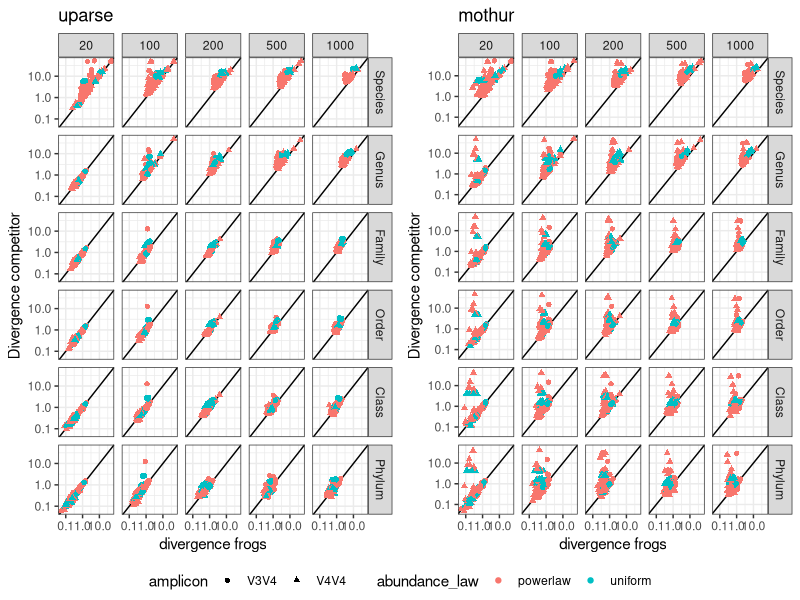
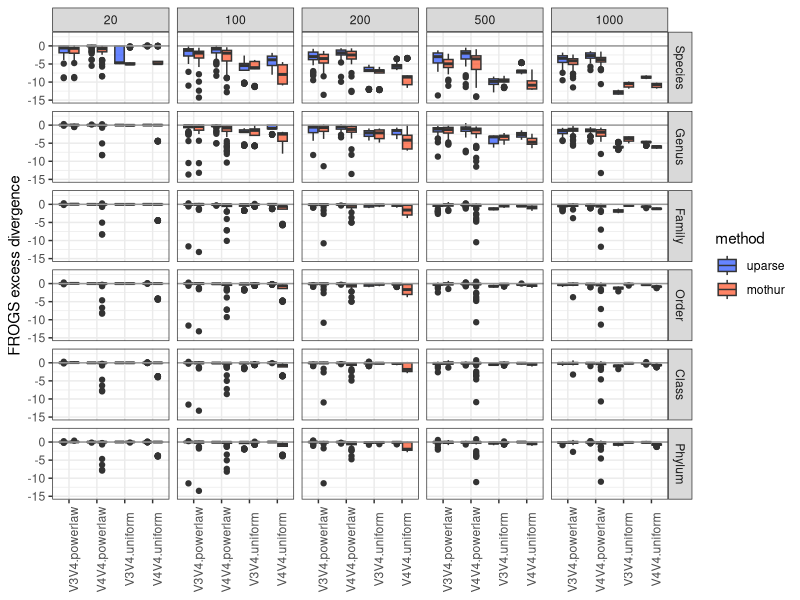
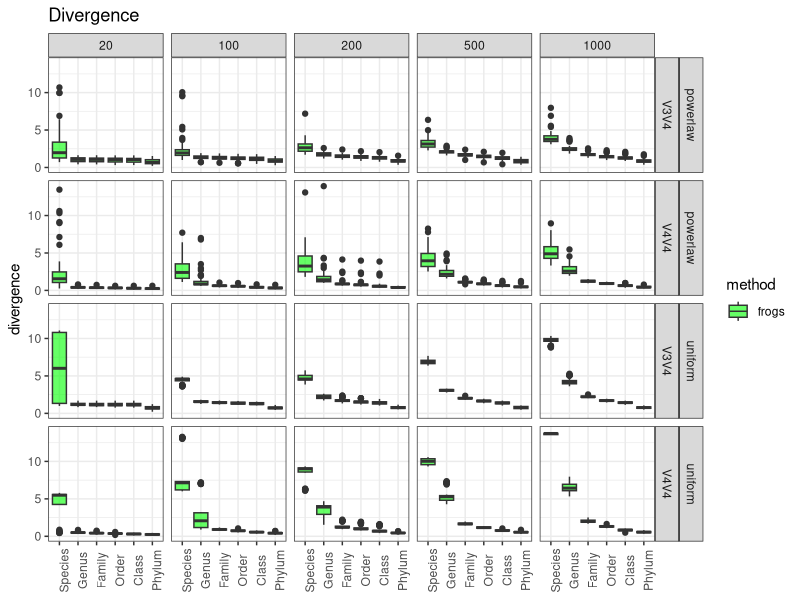
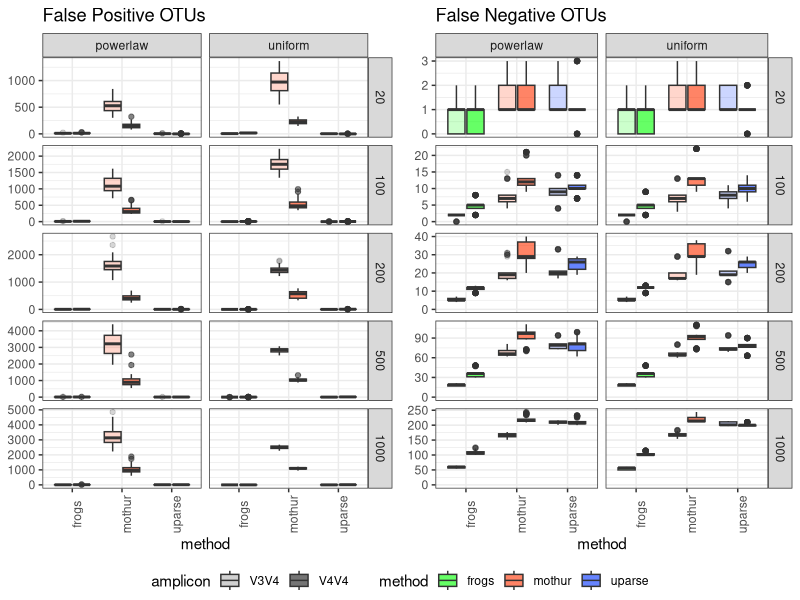
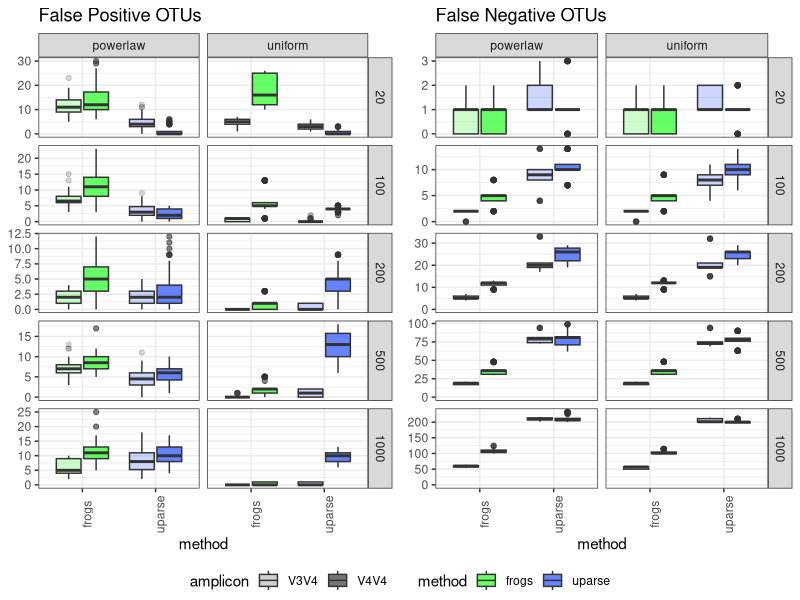
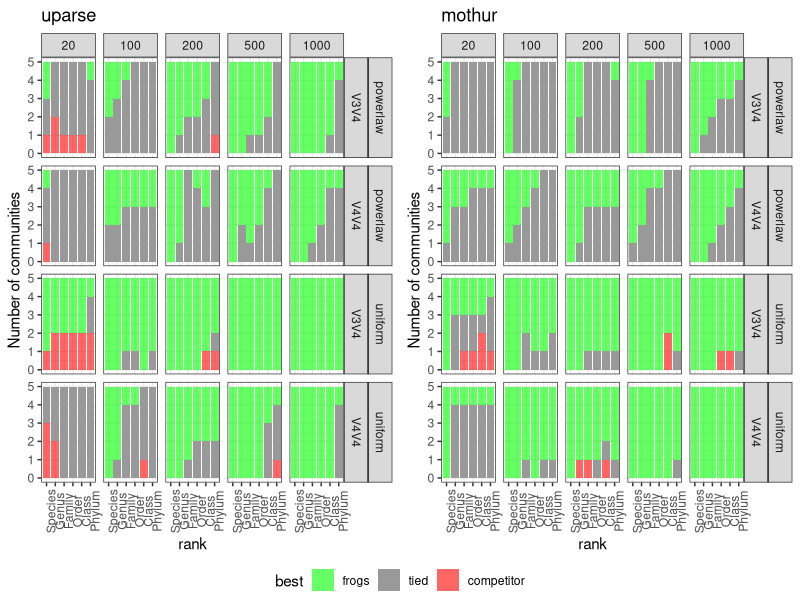
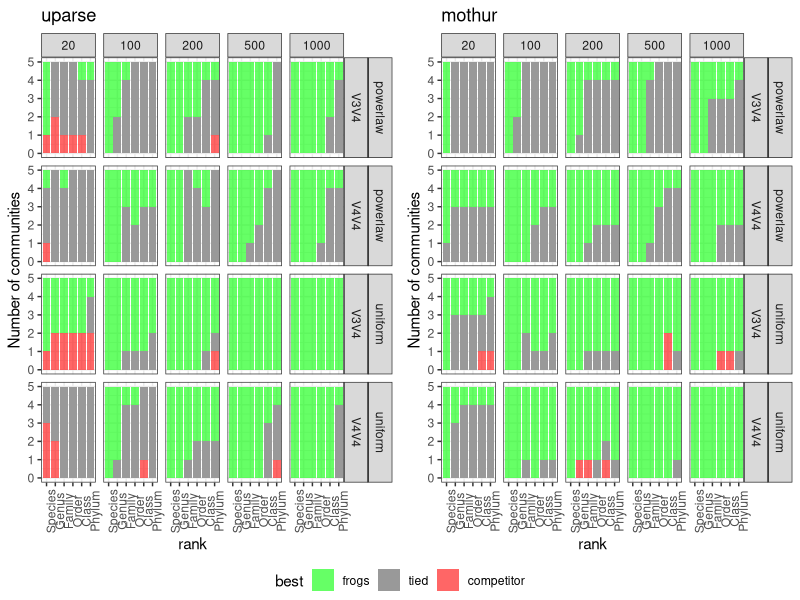
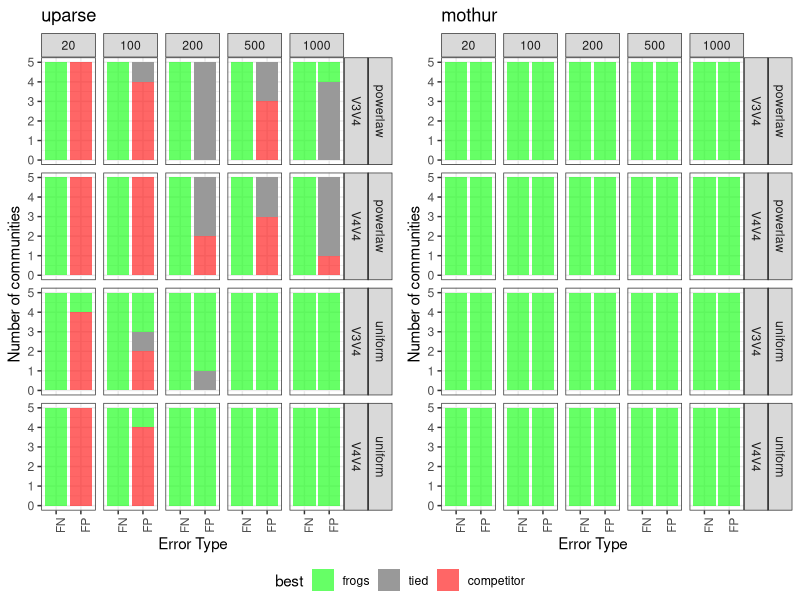

Here is the R script that generated these plots, in order: (Note: this script raises an error after producing the figures.)
## ---- chunk 1
#setwd("~/Research_Projects/Microbiota/Geraldine/")
knitr::opts_chunk$set(echo = FALSE, cache = TRUE, message = FALSE, 
                      fig.path = "Figures_20160722/Fig-english/", 
                      cache.path = "cache/english/")
## ---- chunk 2
library(reshape2)
library(ggplot2)
library(dplyr)
library(grid)
library(gridExtra)
library(knitr)
## ---- chunk 3
manual.palette <- c("frogs"      = rgb(0, 1, 0, alpha = 0.6, maxColorValue = 1), 
                    "tied"       = "grey60", 
                    "competitor" = rgb(1, 0, 0, alpha = 0.6, maxColorValue = 1), 
                    "mothur"     = rgb(1, 0.2, 0, alpha = 0.6, maxColorValue = 1), 
                    "mothur_sop" = rgb(1, 0.5, 0, alpha = 0.6, maxColorValue = 1),                   
                    "uparse"     = rgb(0, 0.2, 1, alpha = 0.6, maxColorValue = 1), 
                    "uparse_sop" = rgb(0, 0.5, 1, alpha = 0.6, maxColorValue = 1))
## ---- chunk 4
## http://stackoverflow.com/questions/13649473/add-a-common-legend-for-combined-ggplots
grid_arrange_shared_legend <- function(..., ncol = 1) {
  require(grid)
    plots <- list(...)
    if (length(plots) == 1) { ## already a list of plots
      plots <- plots[[1]]
    }
    g <- ggplotGrob(plots[[1]] + theme(legend.position="bottom"))$grobs
    legend <- g[[which(sapply(g, function(x) x$name) == "guide-box")]]
    lheight <- sum(legend$height)
    grid.arrange(
        do.call(arrangeGrob, c(lapply(plots, function(x)
            x + theme(legend.position="none")), ncol = ncol)),
        legend,
        nrow = 2,
        heights = unit.c(unit(1, "npc") - lheight, lheight))
}
generate_barplot <- function(p, data, vbl, ylab = "share of communities") {
  levs <- levels(data[[vbl]])
  result <- lapply(levs, 
                   function(lev) { p + geom_bar(data = filter_(data, 
                                                          lazyeval::interp(~variable == value, variable = as.name(vbl), value = lev))) + 
                                        labs(y = ylab) + ggtitle(lev)})
  return(result)
}

generate_pointplot <- function(p, data, vbl, ylab = "Divergence competitor") {
  levs <- levels(data[[vbl]])
  result <- lapply(levs, 
                   function(lev) { p + geom_point(data = filter_(data, 
                                                          lazyeval::interp(~variable == value, variable = as.name(vbl), value = lev))) + 
                                        labs(y = ylab) + ggtitle(lev)})
  return(result)
}
## ---- chunk 5
read.table("reel.tsv", sep = "\t", header = TRUE) %>% group_by(nb_OTU, amplicon, abundance_law) %>% summarize(count = n()/3) %>% kable()
## ---- chunk 6
data <- read.table("silva.tsv", sep = "\t", header = TRUE)
## ---- chunk 7
data$nb_OTU <- as.numeric(sub("sp", "", data$nb_OTU))
if ("OTU.lost" %in% names(data)) {
data <- data %>% mutate(OTU.lost = -OTU.lost) %>%
  melt(id.vars = c("databank", "nb_OTU", "dataset", 
                   "set_number", "amplicon", "abundance_law", "method"), 
       value.name = "divergence", 
       variable.name = "rank")
  levels(data$rank) <- c(levels(data$rank)[1:(length(levels(data$rank))-2)], "FN", "FP")
} else {
data <- data %>% 
  melt(id.vars = c("databank", "nb_OTU", "dataset", 
                   "set_number", "amplicon", "abundance_law", "method"), 
       value.name = "divergence", 
       variable.name = "rank")
  
}
data.2 <- data %>% dcast(databank + nb_OTU + dataset + set_number + amplicon + abundance_law + rank ~ method, value.var = "divergence", fun.aggregate = mean) %>% 
  melt(id.vars = c("databank", "nb_OTU", "dataset", 
                   "set_number", "amplicon", "abundance_law", "rank", "frogs"), 
       value.name = "divergence", 
       variable.name = "method")
## ---- chunk 8
data.2 <- data.2 %>% mutate(method = factor(method, levels = c("uparse", "mothur")))
## ---- chunk 9
data.otus <- filter(data, (rank %in% c("FP", "FN"))) %>% mutate(error_type = rank)
data <- filter(data, !(rank %in% c("FP", "FN"))) %>% mutate(rank = factor(rank))
data.otus.2 <- filter(data.2, (rank %in% c("FP", "FN"))) %>% mutate(error_type = rank)
data.2 <- filter(data.2, !(rank %in% c("FP", "FN"))) %>% mutate(rank = factor(rank))
## ---- chunk 10
p <- ggplot(data = data.2, mapping = aes(x = frogs, y = divergence, color = abundance_law, shape = amplicon)) + facet_grid(rank ~ nb_OTU) + geom_abline(slope = 1, intercept = 0) + theme_bw() + scale_x_log10() + scale_y_log10() + xlab("divergence frogs")
plot.list <- generate_pointplot(p, data = data.2, vbl="method", ylab = "Divergence competitor")
grid_arrange_shared_legend(plot.list, ncol = 2)
## ---- chunk 11
p <- ggplot(data.2, mapping = aes(x = interaction(amplicon, abundance_law), y = frogs - divergence, fill = method)) + facet_grid(rank ~ nb_OTU, scales = "fixed") + geom_boxplot() + theme_bw() + scale_y_continuous(limits = c(-15, 3)) + theme(axis.text.x = element_text(angle = 90)) + scale_fill_manual(values = manual.palette) + xlab(NULL) + ylab("FROGS excess divergence") + geom_hline(yintercept = 0, col = "grey60")
plot(p)
## ---- chunk 12
p <- ggplot(filter(data, method == "frogs"), mapping = aes(x = rank, y = divergence, fill = method)) + facet_grid(abundance_law + amplicon ~ nb_OTU, scales = "fixed") + geom_boxplot() + theme_bw() + scale_y_continuous(limits = c(0, 14)) + theme(axis.text.x = element_text(angle = 90)) + scale_fill_manual(values = manual.palette) + xlab(NULL) + ggtitle("Divergence")
plot(p)
## ---- chunk 13
p <- ggplot(data.otus, mapping = aes(x = method, fill = method, y = divergence, alpha = amplicon)) + facet_grid(nb_OTU ~ abundance_law, scales = "free_y") + theme_bw() + scale_y_continuous(limits = c(0, NA)) + theme(axis.text.x = element_text(angle = 90)) + scale_fill_manual(values = manual.palette) + scale_color_manual(values = manual.palette) + scale_alpha_discrete(guide = guide_legend(override.aes = list(fill = "grey10")), range = c(0.2, 0.6)) + ylab(NULL)
p.fn <- p + geom_boxplot(data = filter(data.otus, error_type == "FN")) + ggtitle("False Negative OTUs")
p.fp <- p + geom_boxplot(data = filter(data.otus, error_type == "FP")) + ggtitle("False Positive OTUs")
grid_arrange_shared_legend(p.fp, p.fn, ncol = 2)
## ---- chunk 14
p <- ggplot(data.otus, mapping = aes(x = method, fill = method, y = divergence, alpha = amplicon)) + facet_grid(nb_OTU ~ abundance_law, scales = "free_y") + theme_bw() + scale_y_continuous(limits = c(0, NA)) + theme(axis.text.x = element_text(angle = 90)) + scale_fill_manual(values = manual.palette) + scale_color_manual(values = manual.palette) + scale_alpha_discrete(guide = guide_legend(override.aes = list(fill = "grey10")), range = c(0.2, 0.6)) + ylab(NULL)
p.fn <- p + geom_boxplot(data = filter(data.otus, error_type == "FN", !(method %in% c("mothur", "mothur_sop")))) + ggtitle("False Negative OTUs")
p.fp <- p + geom_boxplot(data = filter(data.otus, error_type == "FP", !(method %in% c("mothur", "mothur_sop")))) + ggtitle("False Positive OTUs")
grid_arrange_shared_legend(p.fp, p.fn, ncol = 2)
## ---- chunk 15
data.t.test <- data.2 %>% group_by(databank, nb_OTU, dataset, amplicon, abundance_law, rank, method) %>% 
  summarize(pval = t.test(frogs, divergence, paired = TRUE)$p.value, 
            measure = t.test(frogs, divergence, paired = TRUE)$estimate) %>% 
  mutate(best = ifelse(measure >0, "competitor", "frogs")) %>% 
  mutate(best = ifelse(pval < 0.05, best, "tied")) %>%
  mutate(best = factor(best, levels = c("frogs", "tied", "competitor")))
## ---- chunk 16
p <- ggplot(mapping = aes(x = rank, fill = best)) + facet_grid(abundance_law + amplicon ~ nb_OTU) + theme_bw() + scale_fill_manual(values = manual.palette) + theme(axis.text.x = element_text(angle = 90))
plot.list <- generate_barplot(p, data = data.t.test, vbl = "method", ylab = "Number of communities")
grid_arrange_shared_legend(plot.list, ncol = 2)
## ---- chunk 17
data.wilcox.test <- data.2 %>% group_by(databank, nb_OTU, dataset, amplicon, abundance_law, rank, method) %>% 
  summarize(pval = wilcox.test(frogs, divergence, paired = TRUE)$p.value, 
            measure = wilcox.test(frogs, divergence, paired = TRUE, conf.int = TRUE)$estimate) %>% 
  mutate(best = ifelse(measure >0, "competitor", "frogs")) %>% 
  mutate(best = ifelse(pval < 0.05, best, "tied")) %>%
  mutate(best = factor(best, levels = c("frogs", "tied", "competitor")))
## ---- chunk 18
p <- ggplot(mapping = aes(x = rank, fill = best)) + facet_grid(abundance_law + amplicon ~ nb_OTU) + theme_bw() + scale_fill_manual(values = manual.palette) + theme(axis.text.x = element_text(angle = 90))
plot.list <- generate_barplot(p, data = data.wilcox.test, vbl = "method", ylab = "Number of communities")
grid_arrange_shared_legend(plot.list, ncol = 2)
## ---- chunk 19
my.paired.t.test <- function(x, y, ...) {
  if (sd(x - y)) {
    t.test(x, y, paired = TRUE, ...)
  } else {
    return(list(p.value = 0, estimate = mean(x -y)))
  }
}
data.otus.t.test <- data.otus.2 %>% group_by(databank, nb_OTU, dataset, amplicon, abundance_law, error_type, method) %>% 
  summarize(pval = my.paired.t.test(frogs, divergence)$p.value, 
            measure = my.paired.t.test(frogs, divergence)$estimate) %>% 
  mutate(best = ifelse(measure > 0, "competitor", "frogs")) %>% 
  mutate(best = ifelse(pval < 0.05, best, "tied")) %>%
  mutate(best = factor(best, levels = c("frogs", "tied", "competitor")))
## ---- chunk 20
p <- ggplot(mapping = aes(x = error_type, fill = best)) + facet_grid(abundance_law + amplicon ~ nb_OTU) + theme_bw() + scale_fill_manual(values = manual.palette) + theme(axis.text.x = element_text(angle = 90)) + xlab("Error Type")
plot.list <- generate_barplot(p, data = data.otus.t.test, vbl = "method", ylab = "Number of communities")
grid_arrange_shared_legend(plot.list, ncol = 2)
## ---- chunk 21
my.paired.wilcox.test <- function(x, y, ...) {
  if (sd(x - y)) {
    wilcox.test(x, y, paired = TRUE, ...)
  } else {
    return(list(p.value = 0))
  }
}
data.otus.wilcox.test <- data.otus.2 %>% group_by(databank, nb_OTU, dataset, amplicon, abundance_law, error_type, method) %>% 
  summarize(pval = my.paired.wilcox.test(frogs, divergence)$p.value, 
            measure = sum(sign(frogs - divergence) * rank(abs(frogs - divergence)))) %>% 
  mutate(best = ifelse(measure >0, "competitor", "frogs")) %>% 
  mutate(best = ifelse(pval < 0.05, best, "tied")) %>%
  mutate(best = factor(best, levels = c("frogs", "tied", "competitor")))
## ---- chunk 22
p <- ggplot(mapping = aes(x = error_type, fill = best)) + facet_grid(abundance_law + amplicon ~ nb_OTU) + theme_bw() + scale_fill_manual(values = manual.palette) + theme(axis.text.x = element_text(angle = 90)) + xlab("Error Type")
plot.list <- generate_barplot(p, data = data.otus.wilcox.test, vbl = "method", ylab = "Number of communities")
grid_arrange_shared_legend(plot.list, ncol = 2)
## ---- chunk 23
data <- read.table("utax.tsv", sep = "\t", header = TRUE)
## ---- chunk 24

## ---- chunk 25
data.2 <- data.2 %>% mutate(method = factor(method, levels = c("uparse", "uparse_sop", "mothur", "mothur_sop")))
## ---- chunk 26

## ---- chunk 27

## ---- chunk 28

## ---- chunk 29

## ---- chunk 30

## ---- chunk 31

## ---- chunk 32

## ---- chunk 33

## ---- chunk 34

## ---- chunk 35

## ---- chunk 36

## ---- chunk 37

## ---- chunk 38

## ---- chunk 39

## ---- chunk 40
data <- read.table("reel.tsv", sep = "\t", header = TRUE)
## ---- chunk 41

## ---- chunk 42
data.2 <- data.2 %>% mutate(method = factor(method, levels = c("uparse", "mothur")))
## ---- chunk 43
p <- ggplot(filter(data, abundance_law == "even" & set_number == "set1"), aes(x = method, y = divergence)) + geom_point(aes(color = method)) + geom_line(aes(group = rank, alpha = rank)) + facet_grid(~amplicon) + scale_color_manual(values = manual.palette) + scale_y_continuous(lim = c(0, NA)) + theme_bw()
plot(p)
## ---- chunk 44
p <- ggplot(filter(data.2, amplicon == "V3V4" & nb_OTU == 20), aes(x = method, y = frogs - divergence)) + geom_point() + geom_boxplot(aes(fill = method)) + facet_grid(abundance_law ~ rank) + scale_color_manual(name = "Competitor", values = manual.palette) + scale_fill_manual(name = "Competitor", values = manual.palette) + theme_bw() + geom_hline(yintercept = 0, col = "grey60") + ylab("Frogs excess divergence")
plot(p)
## ---- chunk 45
p <- ggplot(filter(data, amplicon == "V3V4", nb_OTU == 20, method == "frogs"), aes(x = method, y = divergence)) + geom_point() + geom_boxplot(aes(fill = method)) + facet_grid(abundance_law ~ rank) + scale_color_manual(values = manual.palette) + scale_fill_manual(values = manual.palette) + theme_bw() + ylab("Frogs divergence")
plot(p)
## ---- chunk 46
data.t.test <- data.2 %>% filter(amplicon == "V3V4", nb_OTU == 20) %>% 
  group_by(databank, nb_OTU, dataset, amplicon, abundance_law, rank, method) %>% 
  summarize(pval = t.test(frogs, divergence, paired = TRUE)$p.value, 
            measure = t.test(frogs, divergence, paired = TRUE)$estimate) %>% 
  mutate(best = ifelse(measure >0, "competitor", "frogs")) %>% 
  mutate(best = ifelse(pval < 0.05, best, "tied")) %>%
  mutate(best = factor(best, levels = c("frogs", "tied", "competitor")))
## ---- chunk 47
p <- ggplot(mapping = aes(x = rank, fill = best)) + facet_grid(abundance_law ~ nb_OTU) + theme_bw() + scale_fill_manual(values = manual.palette) + theme(axis.text.x = element_text(angle = 90))
plot.list <- generate_barplot(p, data = data.t.test, vbl = "method", ylab = "Number of communities")
grid_arrange_shared_legend(plot.list, ncol = 2)
## ---- chunk 48
p <- ggplot(filter(data, nb_OTU == 4, method == "frogs"), aes(x = method, y = divergence)) + geom_point(aes(color = method)) + geom_boxplot(aes(fill = method)) + facet_grid(~rank) + scale_color_manual(values = manual.palette) + scale_fill_manual(values = manual.palette) + scale_y_continuous(lim = c(0, NA)) + theme_bw()
plot(p)
## ---- chunk 49
p <- ggplot(filter(data.2, nb_OTU == 4), aes(x = method, y = frogs - divergence)) + geom_point() + geom_boxplot(aes(fill = method)) + facet_grid(~ rank) + scale_color_manual(name = "Competitor", values = manual.palette) + scale_fill_manual(name = "Competitor", values = manual.palette) + theme_bw() + geom_hline(yintercept = 0, col = "grey60") + ylab("Frogs excess divergence")
plot(p)
## ---- chunk 50
data.t.test <- data.2 %>% filter(nb_OTU == 4) %>% 
  group_by(databank, nb_OTU, dataset, amplicon, abundance_law, rank, method) %>% 
  summarize(pval = t.test(frogs, divergence, paired = TRUE)$p.value, 
            measure = t.test(frogs, divergence, paired = TRUE)$estimate) %>% 
  mutate(best = ifelse(measure >0, "competitor", "frogs")) %>% 
  mutate(best = ifelse(pval < 0.05, best, "tied")) %>%
  mutate(best = factor(best, levels = c("frogs", "tied", "competitor")))
data.t.test %>% select(measure, pval, best) %>% head()
## ---- chunk 51
p <- ggplot(mapping = aes(x = rank, fill = best)) + facet_grid(abundance_law ~ nb_OTU) + theme_bw() + scale_fill_manual(values = manual.palette) + theme(axis.text.x = element_text(angle = 90))
plot.list <- generate_barplot(p, data = data.t.test, vbl = "method", ylab = "Number of communities")
grid_arrange_shared_legend(plot.list, ncol = 2)
## ---- chunk 52
data.wilcox.test <- data.2 %>% filter(nb_OTU == 4) %>% 
  group_by(databank, nb_OTU, dataset, amplicon, abundance_law, rank, method) %>% 
  summarize(pval = wilcox.test(frogs, divergence, paired = TRUE)$p.value, 
            measure = wilcox.test(frogs, divergence, paired = TRUE, conf.int = TRUE)$estimate) %>% 
  mutate(best = ifelse(measure >0, "competitor", "frogs")) %>% 
  mutate(best = ifelse(pval < 0.05, best, "tied")) %>%
  mutate(best = factor(best, levels = c("frogs", "tied", "competitor")))
## ---- chunk 53
p <- ggplot(mapping = aes(x = rank, fill = best)) + facet_grid(abundance_law ~ nb_OTU) + theme_bw() + scale_fill_manual(values = manual.palette) + theme(axis.text.x = element_text(angle = 90))
plot.list <- generate_barplot(p, data = data.wilcox.test, vbl = "method", ylab = "Number of communities")
grid_arrange_shared_legend(plot.list, ncol = 2)
